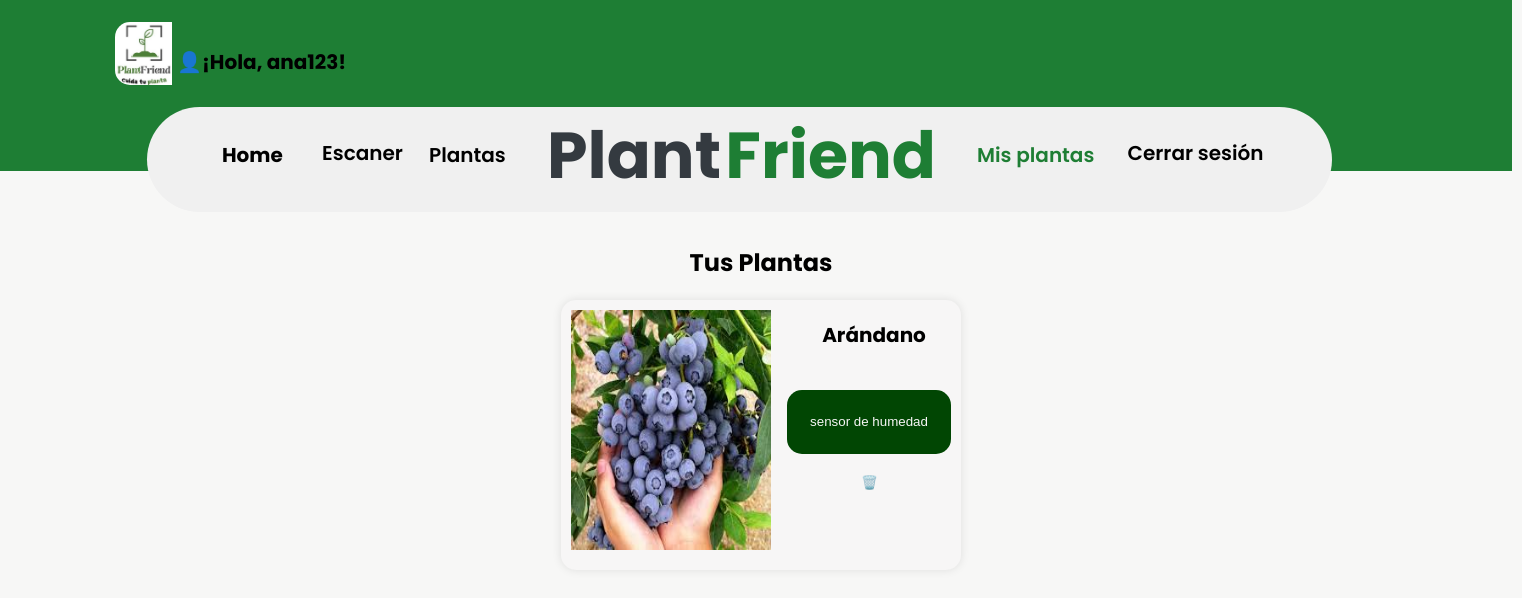
/misplantas/ (signed in), run on the app's committed database.
### Proyects/models.py (models this page shows, shortened)
class UsuarioPlanta(models.Model):
    usuario = models.ForeignKey(User, on_delete=models.CASCADE)
    planta = models.ForeignKey(Planta, on_delete=models.CASCADE)
    fecha_registro = models.DateTimeField(auto_now_add=True)

class Planta(models.Model):
   idplanta = models.AutoField(primary_key=True)
   nombre = models.CharField(max_length=100)
   comentario = models.TextField()
   imagen = models.ImageField(upload_to='plant_images/', blank=True, null=True)
   guia = models.ForeignKey(Guias, on_delete=models.CASCADE, null=True)
   usuarios = models.ManyToManyField(User, through='UsuarioPlanta')
   tipo = models.ForeignKey(Tipo_Planta, on_delete=models.SET_NULL, null=True)

### Proyects/views.py (the view)
# urls.py: path('misplantas/',misplantas, name='misplantas'),
@login_required
def misplantas(request):
    usuario_plantas = UsuarioPlanta.objects.filter(usuario=request.user)
    return render(request, 'misplantas/misplantas.html', {'usuario_plantas': usuario_plantas})

### Proyects/Templates/misplantas/misplantas.html (shortened to what this page needs)
{% load static %}
{% block content %}
    {% block head %}
    <!DOCTYPE html>
    <html lang="en">
    <head>
        <link rel="stylesheet" href="{% static 'css/misplantas/misplantas.css' %}">
    </head>
    {% endblock %}
    <body>
        {% include "navbar/navbar.html" %}
        <h2 class="titulo">Tus Plantas</h2>
        <div id="mis-plantas">
            {% if usuario_plantas %}
                    {% for usuario_planta in usuario_plantas %}
                    <div class="box_princ grid">
                            <img class="imagen" src="{{ usuario_planta.planta.imagen.url }}" alt="{{ usuario_planta.planta.nombre }}" style="grid-area: a;">
                            <div class="plant-details" style="grid-area: b;">
                                <h3 class="title_box">{{ usuario_planta.planta.nombre }}</h3>
                            </div>
                            <form style="grid-area: f;" action="{% url 'eliminar_planta_confirmar' usuario_planta.id %}" method="post">
                                <button  class="boton " id="trash" type="submit">🗑️</button>
                            </form>
                            <button style="grid-area: c;" class="boton" type="submit"><a   href="{% url 'vista_humedad' %}">sensor de humedad</a></button>
                        </div>
                    {% endfor %}
            {% else %}
                <p class="noregister">No tienes ninguna planta registrada.</p>
            {% endif %}
            </div>
    {% endblock %}
    </body>
</html>

### Proyects/Templates/navbar/navbar.html
{% load static %}
{% block content %}
<link rel="stylesheet" href="{% static 'css/navbar/navbar.css' %}">
<nav>
    <div id="header">
        <div id="headerBackground"></div>
        <img id="headerImage" src="{% static 'img/logo.jpeg' %}" />
        <div id="title">
            <div id="titleBackground"></div>
            <a id="titleText" href="{% url 'index' %}">
                <span>Plant</span>
                <span>Friend</span>
            </a>
            <a class="menuText" href="{% url 'mostrar_plantas' %}">Plantas</a>
            <a class="menuText2" href="{% url 'reconocimiento_plantas' %}">Escaner</a>
            {% if user.is_authenticated %}
                <div style="text-align:left; margin-left: 30px; margin-top: -60px; font-size: 20px;">
                    <b>👤¡Hola, {{ user.username }}!</b>
                    <a class="menuText3" href="{% url 'cerrar_sesion' %}">Cerrar sesión</a>
                </div>
            {% else %}
                <a class="menuText3" href="{% url 'login' %}">Iniciar sesión</a>
            {% endif %}
            <a class="menuText4" href="{% url 'index' %}">Home</a>
            <a href="{% url 'misplantas' %}">
                <div id="activate">Mis plantas</div>
            </a>
        </div>
    </div>
</nav>
{% endblock %}

### Proyects/static/css/misplantas/misplantas.css (style rules this page uses)
body { margin: 0; padding: 0; background-color: #f7f7f6; font-family: 'Poppins'; }
@media (min-width:320px) { body, table, p, img { padding-right: 1em; width: 100%; } }
a { text-decoration: none; color: #f7f6f6; }
.imagen { width: 200px; height: 240px; padding-left: 10px; margin-top: 10px; margin-bottom: 10px; }
.box_princ { background:#f7f6f6; width: 400px; box-shadow: 0 0 10px rgba(0, 0, 0, 0.1); border-radius: 15px; height: 270px; margin-bottom: 15px; }
.grid { display: grid; grid-template-columns: 1fr 1fr; grid-template-areas: "a b" "a c" "a f"; }
#mis-plantas { display: flex; flex-wrap: wrap; justify-content: space-around; padding: 20px; position: relative; }
.titulo { margin-top: 245px; text-align: center; }
#trash { background: none; border-color: none; border: none; background-color: transparent; width:95%; height: 45px; }
.boton { margin-top: -10px; margin-right: 10px; align-items: center; background-color:rgb(1, 70, 3); border-radius: 15px; color: #f7f6f6; border: none; cursor: pointer; margin-bottom: 15px; }
.title_box { font-size: 20px; margin-top: 20px; text-align: center; }

### Proyects/static/css/navbar/navbar.css (style rules this page uses)
* { margin:0; padding:0; }
@media (min-width:320px) { body, table, p, img { padding-right: 1em; width: 100%; } }
a { text-decoration: none; }
#header { width: 1512px; height: 199px; left: 0px; top: 0px; position: absolute; }
#headerBackground { width: 1512px; height: 171px; left: 0px; top: 0px; position: absolute; background: #1E7E34; }
#headerImage { width: 57px; height: 63px; left: 115px; top: 22px; position: absolute; border-radius: 15px; }
#title { width: 1217px; height: 92px; left: 147px; top: 107px; position: absolute; }
#titleBackground { width: 1185px; height: 105px; left: 0px; top: 0px; position: absolute; background: rgb(240, 240, 240); border-radius: 75px; }
#titleText { text-decoration: none; width: 430px; height: 67px; left: 400px; top: 0px; position: absolute; }
#titleText span:nth-child(1) { color: #343A40; font-size: 65px; font-family: Poppins; font-weight: 700; word-wrap: break-word; }
#titleText span:nth-child(2) { color: #1E7E34; font-size: 65px; font-family: Poppins; font-weight: 700; word-wrap: break-word; }
.menuText { width: 89px; height: 26px; top: 33px; position: absolute; color: black; font-size: 20px; font-family: Poppins; font-weight: 600; word-wrap: break-word; left: 282px; text-decoration: none; }
.menuText2 { width: 89px; height: 26px; top: 33px; position: absolute; color: black; font-size: 20px; font-family: Poppins; font-weight: 600; word-wrap: break-word; width: 103px; left: 164px; justify-content: center; align-items: center; display: inline-flex; }
.menuText3 { height: 26px; top: 33px; position: absolute; color: black; font-size: 20px; font-family: Poppins; font-weight: 600; word-wrap: break-word; width: 169px; left: 964px; justify-content: center; align-items: center; display: inline-flex; text-decoration: none; }
.menuText4 { width: 89px; height: 26px; top: 33px; position: absolute; color: black; font-size: 20px; font-family: Poppins; font-weight: 600; word-wrap: break-word; width: 89px; left: 75px; font-weight: 700; }
#activate { text-decoration: none; width: 119px; height: 26px; left: 830px; top: 33px; position: absolute; color: #1E7E34; font-size: 20px; font-family: Poppins; font-weight: 600; word-wrap: break-word }

### data on the page
UsuarioPlanta: planta.imagen (picture), planta.nombre "Arándano"

### other printed values
{{ user.username }} "ana123"
